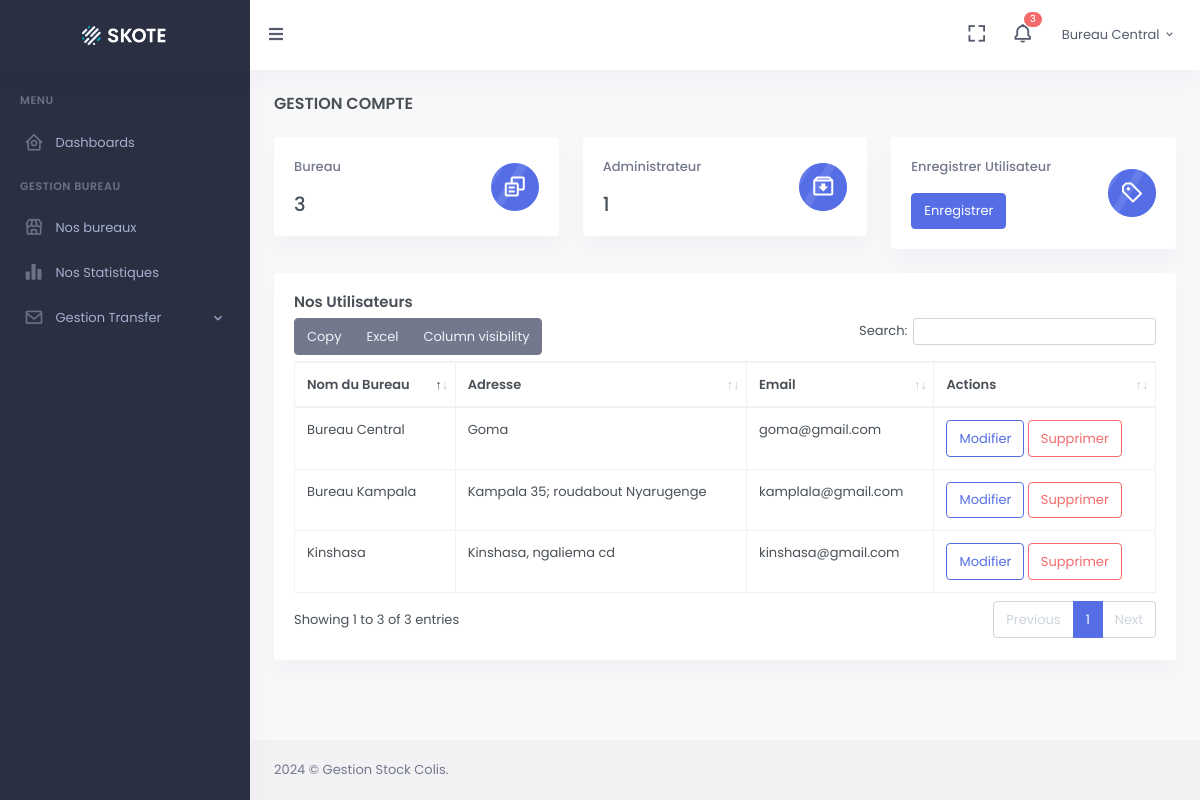
Screenshot of /user.php (signed in) with the database file from the repository.
### tables this page shows
CREATE TABLE `utilisateur` (
  `id_utilisateur` int(11) NOT NULL,
  `nom_utilisateur` varchar(100) NOT NULL,
  `role` enum('Gestionnaire','Employé') NOT NULL,
  `bureau_affecte` int(11) NOT NULL,
  `email` varchar(100) NOT NULL,
  `mot_de_passe` varchar(255) NOT NULL,
  `salt` varchar(255) DEFAULT NULL,
  `date_creation` datetime NOT NULL DEFAULT current_timestamp()
);

CREATE TABLE `bureau` (
  `id_bureau` int(11) NOT NULL,
  `nom_bureau` varchar(100) NOT NULL,
  `adresse` varchar(255) DEFAULT NULL,
  `type_bureau` enum('Origine','Destination') NOT NULL
);

### user.php (the view, shortened to what this page needs)
<?php
include("./blade/homeHeader.php");
include("./blade/asideHome.php");
include 'config.php';
$query = "SELECT Bureau.id_bureau, Bureau.nom_bureau, Bureau.adresse, Utilisateur.email
          FROM Bureau
          LEFT JOIN Utilisateur ON Bureau.id_bureau = Utilisateur.bureau_affecte";
$stmt = $conn->prepare($query);
$stmt->execute();
$bureaux = $stmt->fetchAll(PDO::FETCH_ASSOC);
$query_count = "SELECT COUNT(*) as total_bureaux FROM Bureau";
$stmt_count = $conn->prepare($query_count);
$stmt_count->execute();
$total_bureaux = $stmt_count->fetch(PDO::FETCH_ASSOC)['total_bureaux'];
?>
<div class="main-content">
    <div class="page-content">
        <div class="container-fluid">
            <div class="row">
                <div class="col-12">
                    <div class="page-title-box d-sm-flex align-items-center justify-content-between">
                        <h4 class="mb-sm-0 font-size-18">Gestion Compte</h4>
                    </div>
                </div>
            </div>
            <div class="row">
                <div class="col-xl">
                    <div class="row">
                        <div class="col-md-4">
                            <div class="card mini-stats-wid">
                                <div class="card-body">
                                    <div class="d-flex">
                                        <div class="flex-grow-1">
                                            <p class="text-muted fw-medium">Bureau</p>
                                            <h4 class="mb-0"><?php echo $total_bureaux; ?></h4>
                                        </div>
                                        <div class="flex-shrink-0 align-self-center">
                                            <div class="mini-stat-icon avatar-sm rounded-circle bg-primary">
                                                <span class="avatar-title">
                                                    <i class="bx bx-copy-alt font-size-24"></i>
                                                </span>
                                            </div>
                                        </div>
                                    </div>
                                </div>
                            </div>
                        </div>
                        <div class="col-md-4">
                            <div class="card mini-stats-wid">
                                <div class="card-body">
                                    <div class="d-flex">
                                        <div class="flex-grow-1">
                                            <p class="text-muted fw-medium">Administrateur</p>
                                            <h4 class="mb-0">1</h4>
                                        </div>
                                        <div class="flex-shrink-0 align-self-center ">
                                            <div class="avatar-sm rounded-circle bg-primary mini-stat-icon">
                                                <span class="avatar-title rounded-circle bg-primary">
                                                    <i class="bx bx-archive-in font-size-24"></i>
                                                </span>
                                            </div>
                                        </div>
                                    </div>
                                </div>
                            </div>
                        </div>
                        <div class="col-md-4">
                            <div class="card mini-stats-wid">
                                <div class="card-body">
                                    <div class="d-flex">
                                        <div class="flex-grow-1">
                                            <p class="text-muted fw-medium">Enregistrer Utilisateur</p>
                                            <button type="button" class="btn btn-primary waves-effect waves-light" data-bs-toggle="modal" data-bs-target=".bs-example-modal-sm">Enregistrer</button>
                                        </div>
                                        <div class="flex-shrink-0 align-self-center">
                                            <div class="avatar-sm rounded-circle bg-primary mini-stat-icon">
                                                <span class="avatar-title rounded-circle bg-primary">
                                                    <i class="bx bx-purchase-tag-alt font-size-24"></i>
                                                </span>
                                            </div>
                                        </div>
                                    </div>
                                </div>
                            </div>
                        </div>
                    </div>
                    <div class="row">
                        <div class="col-12">
                            <div class="card">
                                <div class="card-body">
                                    <h4 class="card-title">Nos Utilisateurs</h4>
                                    <table id="datatable-buttons" class="table table-bordered dt-responsive nowrap w-100">
                                        <thead>
                                            <tr>
                                                <th>Nom du Bureau</th>
                                                <th>Adresse</th>
                                                <th>Email</th>
                                                <th>Actions</th>
                                            </tr>
                                        </thead>
                                        <tbody>
                                            <?php foreach ($bureaux as $bureau) : ?>
                                                <tr>
                                                    <td><?php echo htmlspecialchars($bureau['nom_bureau']); ?></td>
                                                    <td><?php echo htmlspecialchars($bureau['adresse']); ?></td>
                                                    <td><?php echo htmlspecialchars($bureau['email']); ?></td>
                                                    <td>
                                                        <a href="modifier_bureau.php?id=<?php echo $bureau['id_bureau']; ?>" class="btn btn-outline-primary waves-effect waves-light">Modifier</a>
                                                        <a href="supprimer_bureau.php?id=<?php echo $bureau['id_bureau']; ?>" class="btn btn-outline-danger waves-effect waves-light" onclick="return confirm('Êtes-vous sûr de vouloir supprimer ce bureau ?');">Supprimer</a>
                                                    </td>
                                                </tr>
                                            <?php endforeach; ?>
                                        </tbody>
                                    </table>
                                </div>
                            </div>
                        </div>
                    </div>
                </div>
            </div>
        </div>
    </div>
    <footer class="footer">
        <div class="container-fluid">
            <div class="row">
                <div class="col-sm-6">
                     © Gestion Stock Colis.
                </div>
            </div>
        </div>
    </footer>
</div>
</div>
<?php
include("./blade/Footer.php");
?>

### rows the page displays
utilisateur: bureau_affecte.nom_bureau "Bureau Kampala", bureau_affecte.adresse "Kampala 35; roudabout Nyarugenge", email "kamplala@gmail.com"
utilisateur: bureau_affecte.nom_bureau "Kinshasa", bureau_affecte.adresse "Kinshasa, ngaliema cd", email "kinshasa@gmail.com"
utilisateur: bureau_affecte.nom_bureau "Bureau Central", bureau_affecte.adresse "Goma", email "goma@gmail.com"

### other values shown
$user_name "Bureau Central"
$total_bureaux "3"
